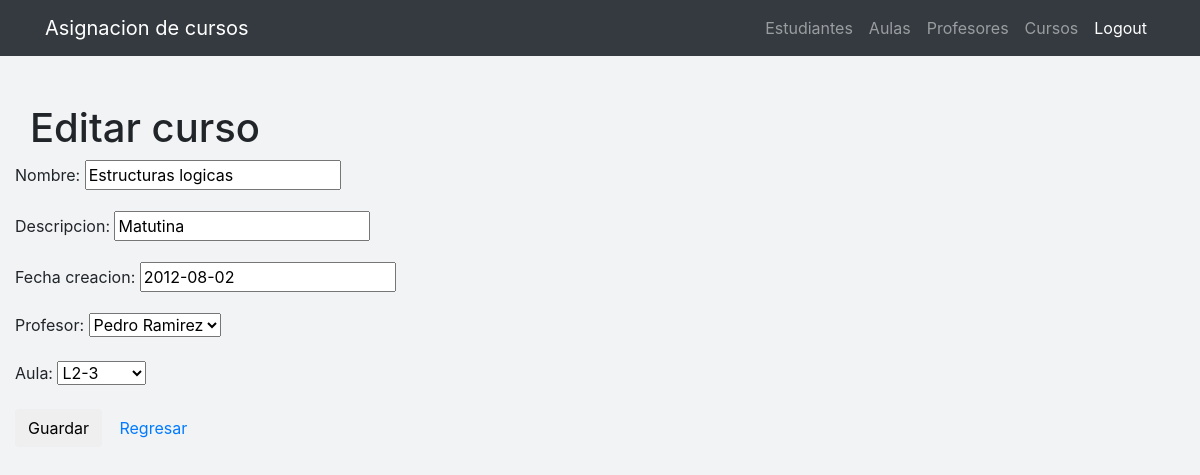
The app's page /cursos/1/editar/ (signed in) with its own data.
### estudiantes/models.py (models this page shows, shortened)
class Curso(models.Model):
    nombre  =   models.CharField(max_length=30)
    descripcion  =   models.CharField(max_length=100)
    fecha_creacion = models.DateField()
    profesor = models.ForeignKey(Profesor, on_delete=models.CASCADE)
    aula = models.ForeignKey(Aula, on_delete=models.CASCADE, blank=True, null=True)
    class Meta:
        ordering = ('nombre',)

class Profesor(models.Model):
    nombre = models.CharField(max_length=50)
    apellido = models.CharField(max_length=50)
    dpi = models.CharField(max_length=20)
    edad = models.IntegerField()
    direccion = models.CharField(max_length=80)
    email = models.EmailField()
    def __str__(self):              # __unicode__ on Python 2
        return "%s %s" % (self.nombre, self.apellido)

class Aula(models.Model):
    nombre = models.CharField(max_length=50)
    encargado = models.CharField(max_length=50)
    def __str__(self):
        return self.nombre

### estudiantes/views.py (the view)
# urls.py: url(r'^cursos/(?P<pk>[0-9]+)/editar/$', views.curso_editar, name='curso_editar'),
@login_required
def curso_editar(request,pk):
    curso = get_object_or_404(Curso,pk=pk)
    if request.method=="POST":
        formulario = CursoForm(request.POST,instance=curso)
        if formulario.is_valid():
            curso = formulario.save()
            return redirect('cursos_list')
    else:
        formulario=CursoForm(instance=curso)
    return render(request, 'estudiantes/curso_editar.html', {'formulario':formulario})

### estudiantes/forms.py
class CursoForm(forms.ModelForm):
    class Meta:
        model = Curso
        fields =('nombre','descripcion','fecha_creacion','profesor','aula',)
        widgets = {
            'profesor':forms.Select,
            'aula':forms.Select,
}

### estudiantes/templates/estudiantes/curso_editar.html
{% extends 'estudiantes/base.html' %}
    {% block content %}
    <div class="portlet-body">
        <div class="portlet-title">
          <h1>Editar curso</h1>
        </div>
    <div class="row">
        <form method="POST" class="post-form">{% csrf_token %}
            {{ formulario.as_p }}
            <button type="submit" class="save btn btn-default">Guardar</button>
            <a href="{% url 'cursos_list'%}" class="btn btn-default">Regresar</a>
        </form>
      </div>
      </div>
    {% endblock %}

### estudiantes/static/css/shop-item.css (style rules this page uses)
body { padding-top: 54px; }
@media (min-width: 992px) { body { padding-top: 56px; } }

### estudiantes/templates/estudiantes/base.html (style rules this page uses)
body { background-color: #F2F3F4; }

### records on screen
Curso: nombre "Estructuras logicas", descripcion "Matutina", fecha_creacion "2012-08-02", profesor "Pedro Ramirez", aula "L2-3"
